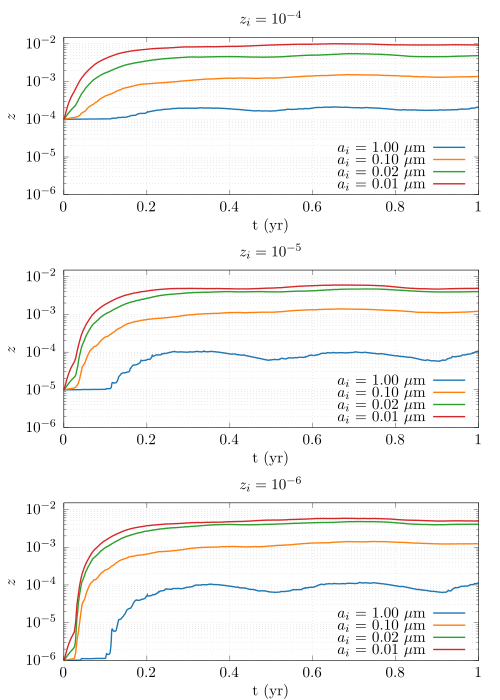

Reproduce this figure in gnuplot.
load "../turbo.pal"
set terminal cairolatex size 5in,7in crop standalone
set output 'z.tex'

sectoyr=3.1688765e-08
gtomsol=5.0291442e-34

set multiplot layout 3,1

set datafile separator ','

set grid x y mx my 
set xrange [0:1]
set yrange [1e-6:1.5e-2]
set key bottom right

set logscale y
set format y ' $10^{%L}$'

set xlabel "t (yr)"
set ylabel "$z$"

set title "$z_i = 10^{-4}$"
plot "wr98a_Z1E-4_A1E+0.hst" u ($1*sectoyr):($12/$3) t "$a_i$ = 1.00 $\\mu$m" w l ls 1,\
"wr98a_Z1E-4_A1E-1.hst" u ($1*sectoyr):($12/$3) t "$a_i$ = 0.10 $\\mu$m" w l ls 2,\
"wr98a_Z1E-4_A2E-2.hst" u ($1*sectoyr):($12/$3) t "$a_i$ = 0.02 $\\mu$m" w l ls 3,\
"wr98a_Z1E-4_A1E-2.hst" u ($1*sectoyr):($12/$3) t "$a_i$ = 0.01 $\\mu$m" w l ls 4


set title "$z_i = 10^{-5}$"
plot "wr98a_Z1E-5_A1E+0.hst" u ($1*sectoyr):($12/$3) t "$a_i$ = 1.00 $\\mu$m" w l ls 1,\
"wr98a_Z1E-5_A1E-1.hst" u ($1*sectoyr):($12/$3) t "$a_i$ = 0.10 $\\mu$m" w l ls 2,\
"wr98a_Z1E-5_A2E-2.hst" u ($1*sectoyr):($12/$3) t "$a_i$ = 0.02 $\\mu$m" w l ls 3,\
"wr98a_Z1E-5_A1E-2.hst" u ($1*sectoyr):($12/$3) t "$a_i$ = 0.01 $\\mu$m" w l ls 4

set title "$z_i = 10^{-6}$"
plot "wr98a_Z1E-6_A1E+0.hst" u ($1*sectoyr):($12/$3) t "$a_i$ = 1.00 $\\mu$m" w l ls 1,\
"wr98a_Z1E-6_A1E-1.hst" u ($1*sectoyr):($12/$3) t "$a_i$ = 0.10 $\\mu$m" w l ls 2,\
"wr98a_Z1E-6_A2E-2.hst" u ($1*sectoyr):($12/$3) t "$a_i$ = 0.02 $\\mu$m" w l ls 3,\
"wr98a_Z1E-6_A1E-2.hst" u ($1*sectoyr):($12/$3) t "$a_i$ = 0.01 $\\mu$m" w l ls 4
